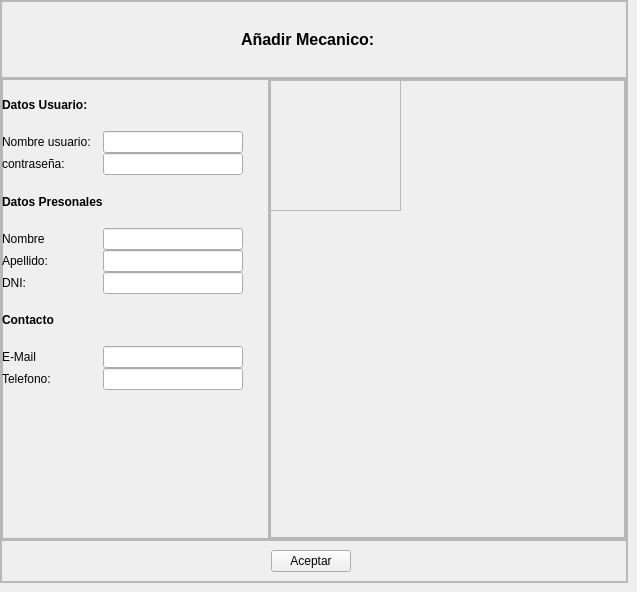
            <widget class="QWidget" name="page_add_mecanic">
             <widget class="QFrame" name="frame_26">
              <property name="geometry">
               <rect>
                <x>0</x>
                <y>0</y>
                <width>628</width>
                <height>583</height>
               </rect>
              </property>
              <property name="frameShape">
               <enum>QFrame::StyledPanel</enum>
              </property>
              <property name="frameShadow">
               <enum>QFrame::Raised</enum>
              </property>
              <layout class="QVBoxLayout" name="verticalLayout_6" stretch="1,6,0">
               <property name="spacing">
                <number>0</number>
               </property>
               <property name="leftMargin">
                <number>0</number>
               </property>
               <property name="topMargin">
                <number>0</number>
               </property>
               <property name="rightMargin">
                <number>0</number>
               </property>
               <property name="bottomMargin">
                <number>0</number>
               </property>
               <item>
                <widget class="QFrame" name="frame_27">
                 <property name="frameShape">
                  <enum>QFrame::StyledPanel</enum>
                 </property>
                 <property name="frameShadow">
                  <enum>QFrame::Raised</enum>
                 </property>
                 <layout class="QHBoxLayout" name="horizontalLayout_10">
                  <item>
                   <spacer name="horizontalSpacer_33">
                    <property name="orientation">
                     <enum>Qt::Horizontal</enum>
                    </property>
                    <property name="sizeHint" stdset="0">
                     <size>
                      <width>212</width>
                      <height>20</height>
                     </size>
                    </property>
                   </spacer>
                  </item>
                  <item>
                   <widget class="QLabel" name="label_51">
                    <property name="font">
                     <font>
                      <family>Arial</family>
                      <pointsize>12</pointsize>
                      <weight>75</weight>
                      <bold>true</bold>
                      <kerning>false</kerning>
                     </font>
                    </property>
                    <property name="text">
                     <string>Añadir Mecanico:</string>
                    </property>
                   </widget>
                  </item>
                  <item>
                   <spacer name="horizontalSpacer_34">
                    <property name="orientation">
                     <enum>Qt::Horizontal</enum>
                    </property>
                    <property name="sizeHint" stdset="0">
                     <size>
                      <width>212</width>
                      <height>20</height>
                     </size>
                    </property>
                   </spacer>
                  </item>
                  <item>
                   <widget class="QLabel" name="label_52">
                    <property name="text">
                     <string/>
                    </property>
                    <property name="pixmap">
                     <pixmap>../icons/mecanic.ico</pixmap>
                    </property>
                   </widget>
                  </item>
                 </layout>
                </widget>
               </item>
               <item>
                <widget class="QFrame" name="frame_28">
                 <property name="frameShape">
                  <enum>QFrame::StyledPanel</enum>
                 </property>
                 <property name="frameShadow">
                  <enum>QFrame::Raised</enum>
                 </property>
                 <layout class="QHBoxLayout" name="horizontalLayout_18" stretch="6,8">
                  <property name="spacing">
                   <number>0</number>
                  </property>
                  <property name="leftMargin">
                   <number>0</number>
                  </property>
                  <property name="topMargin">
                   <number>0</number>
                  </property>
                  <property name="rightMargin">
                   <number>0</number>
                  </property>
                  <property name="bottomMargin">
                   <number>0</number>
                  </property>
                  <item>
                   <widget class="QFrame" name="frame_29">
                    <property name="frameShape">
                     <enum>QFrame::StyledPanel</enum>
                    </property>
                    <property name="frameShadow">
                     <enum>QFrame::Raised</enum>
                    </property>
                    <widget class="QWidget" name="gridLayoutWidget_5">
                     <property name="geometry">
                      <rect>
                       <x>0</x>
                       <y>0</y>
                       <width>241</width>
                       <height>311</height>
                      </rect>
                     </property>
                     <layout class="QGridLayout" name="gridLayout_8">
                      <property name="spacing">
                       <number>0</number>
                      </property>
                      <item row="0" column="1">
                       <widget class="QLabel" name="label_20">
                        <property name="font">
                         <font>
                          <weight>75</weight>
                          <bold>true</bold>
                          <kerning>true</kerning>
                         </font>
                        </property>
                        <property name="text">
                         <string>Datos Usuario:</string>
                        </property>
                       </widget>
                      </item>
                      <item row="6" column="3">
                       <widget class="QLineEdit" name="lineEdit_3"/>
                      </item>
                      <item row="5" column="3">
                       <widget class="QLineEdit" name="lineEdit_32">
                        <property name="inputMethodHints">
                         <set>Qt::ImhDigitsOnly|Qt::ImhPreferNumbers</set>
                        </property>
                       </widget>
                      </item>
                      <item row="4" column="3">
                       <widget class="QLineEdit" name="lineEdit_30">
                        <property name="inputMethodHints">
                         <set>Qt::ImhDigitsOnly|Qt::ImhPreferNumbers</set>
                        </property>
                       </widget>
                      </item>
                      <item row="1" column="3">
                       <widget class="QLineEdit" name="lineEdit_31"/>
                      </item>
                      <item row="6" column="1">
                       <widget class="QLabel" name="label_65">
                        <property name="text">
                         <string>DNI:</string>
                        </property>
                       </widget>
                      </item>
                      <item row="3" column="1">
                       <widget class="QLabel" name="label_57">
                        <property name="font">
                         <font>
                          <weight>75</weight>
                          <bold>true</bold>
                          <kerning>true</kerning>
                         </font>
                        </property>
                        <property name="text">
                         <string>Datos Presonales</string>
                        </property>
                       </widget>
                      </item>
                      <item row="2" column="1">
                       <widget class="QLabel" name="label_55">
                        <property name="text">
                         <string>contraseña:</string>
                        </property>
                       </widget>
                      </item>
                      <item row="7" column="1">
                       <widget class="QLabel" name="label_54">
                        <property name="font">
                         <font>
                          <weight>75</weight>
                          <bold>true</bold>
                          <kerning>true</kerning>
                         </font>
                        </property>
                        <property name="text">
                         <string>Contacto</string>
                        </property>
                       </widget>
                      </item>
                      <item row="1" column="1">
                       <widget class="QLabel" name="label_53">
                        <property name="text">
                         <string>Nombre usuario:</string>
                        </property>
                       </widget>
                      </item>
                      <item row="5" column="1">
                       <widget class="QLabel" name="label_59">
                        <property name="text">
                         <string>Apellido:</string>
                        </property>
                       </widget>
                      </item>
                      <item row="4" column="1">
                       <widget class="QLabel" name="label_58">
                        <property name="text">
                         <string>Nombre</string>
                        </property>
                       </widget>
                      </item>
                      <item row="2" column="3">
                       <widget class="QLineEdit" name="lineEdit_27">
                        <property name="autoFillBackground">
                         <bool>true</bool>
                        </property>
                        <property name="inputMethodHints">
                         <set>Qt::ImhNone</set>
                        </property>
                       </widget>
                      </item>
                      <item row="8" column="1">
                       <widget class="QLabel" name="label_64">
                        <property name="text">
                         <string>E-Mail</string>
                        </property>
                       </widget>
                      </item>
                      <item row="9" column="1">
                       <widget class="QLabel" name="label_63">
                        <property name="text">
                         <string>Telefono:</string>
                        </property>
                       </widget>
                      </item>
                      <item row="8" column="3">
                       <widget class="QLineEdit" name="lineEdit_4"/>
                      </item>
                      <item row="9" column="3">
                       <widget class="QLineEdit" name="lineEdit_5"/>
                      </item>
                     </layout>
                    </widget>
                    <widget class="QLabel" name="error_3">
                     <property name="geometry">
                      <rect>
                       <x>20</x>
                       <y>320</y>
                       <width>191</width>
                       <height>21</height>
                      </rect>
                     </property>
                     <property name="text">
                      <string/>
                     </property>
                    </widget>
                   </widget>
                  </item>
                  <item>
                   <widget class="QFrame" name="frame_30">
                    <property name="frameShape">
                     <enum>QFrame::StyledPanel</enum>
                    </property>
                    <property name="frameShadow">
                     <enum>QFrame::Raised</enum>
                    </property>
                    <layout class="QVBoxLayout" name="verticalLayout_7">
                     <property name="spacing">
                      <number>0</number>
                     </property>
                     <property name="leftMargin">
                      <number>0</number>
                     </property>
                     <property name="topMargin">
                      <number>0</number>
                     </property>
                     <property name="rightMargin">
                      <number>0</number>
                     </property>
                     <property name="bottomMargin">
                      <number>0</number>
                     </property>
                     <item>
                      <widget class="QFrame" name="frame_31">
                       <property name="frameShape">
                        <enum>QFrame::StyledPanel</enum>
                       </property>
                       <property name="frameShadow">
                        <enum>QFrame::Raised</enum>
                       </property>
                       <widget class="QFrame" name="frame_32">
                        <property name="geometry">
                         <rect>
                          <x>-10</x>
                          <y>-10</y>
                          <width>141</width>
                          <height>141</height>
                         </rect>
                        </property>
                        <property name="frameShape">
                         <enum>QFrame::StyledPanel</enum>
                        </property>
                        <property name="frameShadow">
                         <enum>QFrame::Raised</enum>
                        </property>
                       </widget>
                       <widget class="QLabel" name="label_66">
                        <property name="geometry">
                         <rect>
                          <x>100</x>
                          <y>-10</y>
                          <width>131</width>
                          <height>131</height>
                         </rect>
                        </property>
                        <property name="text">
                         <string/>
                        </property>
                        <property name="pixmap">
                         <pixmap>../icons/contact-book.png</pixmap>
                        </property>
                       </widget>
                      </widget>
                     </item>
                    </layout>
                   </widget>
                  </item>
                 </layout>
                </widget>
               </item>
               <item>
                <widget class="QFrame" name="frame_33">
                 <property name="frameShape">
                  <enum>QFrame::StyledPanel</enum>
                 </property>
                 <property name="frameShadow">
                  <enum>QFrame::Raised</enum>
                 </property>
                 <layout class="QHBoxLayout" name="horizontalLayout_19">
                  <item>
                   <spacer name="horizontalSpacer_35">
                    <property name="orientation">
                     <enum>Qt::Horizontal</enum>
                    </property>
                    <property name="sizeHint" stdset="0">
                     <size>
                      <width>40</width>
                      <height>20</height>
                     </size>
                    </property>
                   </spacer>
                  </item>
                  <item>
                   <widget class="QPushButton" name="pushButton_21">
                    <property name="text">
                     <string>Aceptar</string>
                    </property>
                   </widget>
                  </item>
                  <item>
                   <spacer name="horizontalSpacer_36">
                    <property name="orientation">
                     <enum>Qt::Horizontal</enum>
                    </property>
                    <property name="sizeHint" stdset="0">
                     <size>
                      <width>40</width>
                      <height>20</height>
                     </size>
                    </property>
                   </spacer>
                  </item>
                  <item>
                   <widget class="QFrame" name="frame_34">
                    <property name="frameShape">
                     <enum>QFrame::StyledPanel</enum>
                    </property>
                    <property name="frameShadow">
                     <enum>QFrame::Raised</enum>
                    </property>
                   </widget>
                  </item>
                 </layout>
                </widget>
               </item>
              </layout>
             </widget>
            </widget>
